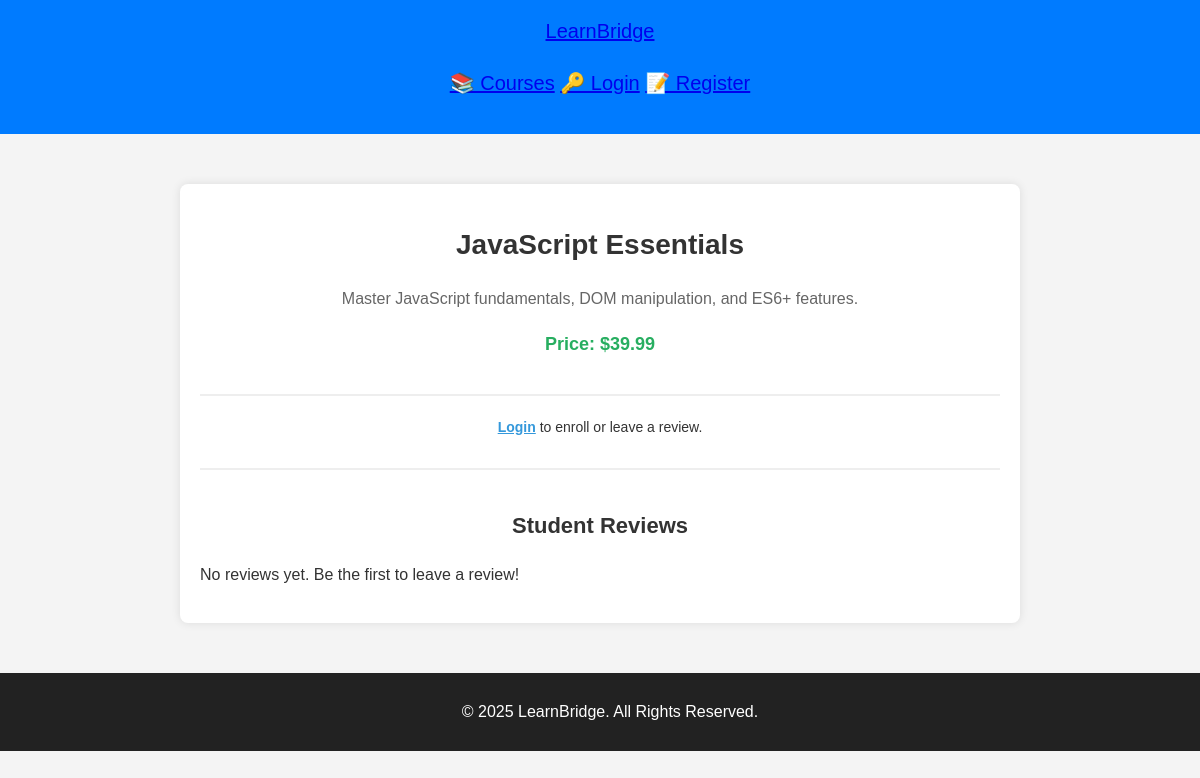
/courses/course/4/, run on the app's committed database.
### courses/models.py (models this page shows, shortened)
class Course(models.Model):
    title = models.CharField(max_length=255)  # Stores the course title
    description = models.TextField()  # Detailed course description
    price = models.DecimalField(max_digits=6, decimal_places=2, null=True, blank=True)  # Course price, optional
    date_created = models.DateTimeField(auto_now_add=True)  # Auto-set timestamp when course is created

### courses/views.py (the view)
# urls.py: path('course/<int:course_id>/', views.course_detail, name='course_detail'),  # View course details
def course_detail(request, course_id):
    course = get_object_or_404(Course, pk=course_id)  # Fetch course by ID
    reviews = Review.objects.filter(course=course)  # Get all reviews for this course
    return render(request, 'courses/course_detail.html', {'course': course, 'reviews': reviews})

### courses/templates/courses/course_detail.html (shortened to what this page needs)
<!DOCTYPE html>
<html lang="en">
<head>
    {% load static %}
    <link rel="stylesheet" href="{% static 'css/style.css' %}">
</head>
<body>
    <nav class="navbar">
        <a href="{% url 'home' %}" class="logo">LearnBridge</a>
        <div class="nav-links">
            <a href="{% url 'course_list' %}">📚 Courses</a>
            {% if user.is_authenticated %}
                <a href="{% url 'dashboard' %}">👤 Dashboard</a>
                <a href="{% url 'logout' %}">🚪 Logout</a>
            {% else %}
                <a href="{% url 'login' %}">🔑 Login</a>
                <a href="{% url 'register' %}">📝 Register</a>
            {% endif %}
        </div>
    </nav>
    <div class="course-container">
        <div class="course-header">
            <h1>{{ course.title }}</h1>
            <p class="course-description">{{ course.description }}</p>
            <p class="course-price"><strong>Price:</strong> ${{ course.price }}</p>
        </div>
        {% if user.is_authenticated %}
            <div class="course-actions">
                <a href="{% url 'enroll_course' course.id %}" class="btn enroll-btn">Enroll Now</a>
                <a href="{% url 'submit_review' course.id %}" class="btn review-btn">Leave a Review</a>
            </div>
        {% else %}
            <p class="login-prompt">
                <a href="{% url 'login' %}">Login</a> to enroll or leave a review.
            </p>
        {% endif %}
        <div class="reviews-section">
            <h2>Student Reviews</h2>
            {% if reviews %}
                <ul class="reviews-list">
                    {% for review in reviews %}
                        <li class="review-item">
                            <p><strong>{{ review.user.username }}</strong> rated <strong>{{ review.rating }}/5</strong></p>
                            <p class="review-comment">"{{ review.comment }}"</p>
                        </li>
                    {% endfor %}
                </ul>
            {% else %}
                <p>No reviews yet. Be the first to leave a review!</p>
            {% endif %}
        </div>
    </div>
    <footer>
        <p>© 2025 LearnBridge. All Rights Reserved.</p>
    </footer>
</body>
</html>

### static/css/style.css (style rules this page uses)
body { font-family: Arial, sans-serif; margin: 0; padding: 0; background-color: #f4f4f4; color: #333; line-height: 1.6; }
.nav-links { text-align: center; margin: 20px 0; }
footer { background: #333; color: white; text-align: center; padding: 15px 0; position: relative; bottom: 0; width: 100%; }
.course-description { font-size: 1rem; color: #555; margin-bottom: 10px; }
.course-price { font-weight: bold; color: #008000; margin-bottom: 15px; }
.navbar { background: #007bff; padding: 15px; text-align: center; color: white; font-size: 20px; }
.course-container { max-width: 800px; margin: 50px auto; padding: 20px; background: #fff; border-radius: 8px; box-shadow: 0 0 10px rgba(0, 0, 0, 0.1); }
.course-header { text-align: center; padding-bottom: 20px; border-bottom: 2px solid #eee; }
.course-header h1 { font-size: 28px; color: #333; }
.course-description { font-size: 16px; color: #666; }
.course-price { font-size: 18px; font-weight: bold; color: #27ae60; }
.login-prompt { text-align: center; font-size: 14px; margin-top: 20px; }
.login-prompt a { color: #3498db; font-weight: bold; }
.reviews-section { margin-top: 30px; padding-top: 20px; border-top: 2px solid #eee; }
.reviews-section h2 { text-align: center; font-size: 22px; color: #333; }
footer { text-align: center; padding: 10px; background: #222; color: white; margin-top: 40px; }

### data on the page
Course: title "JavaScript Essentials", description "Master JavaScript fundamentals, DOM manipulation, and ES6+ features.", price "39.99"
